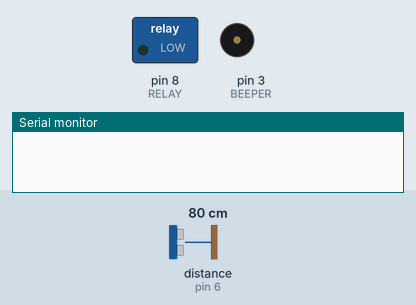
Recording of a sketch running on a simulated Arduino Uno, built with avr-gcc and run on an emulated ATmega328P. On the bench: switched loads named in the sketch (green lamp = pin HIGH), buzzer (waves = sounding), the last lines printed to the serial monitor. Wiring (inferred from the names in the program): ultrasonic range finder: trigger pin 7; echo pin 6. The inputs (shaded band) are chosen by the test bench; at power-on: distance to the obstacle (sensor on pin 6) 80 cm. The echo pulse lasts 58.3 µs per cm; pins used as bus, display or sensor lines are not drawn.

Above: at 1.7 s.
1.8 s: distance to the obstacle (sensor on pin 6) set to 34 cm
3.3 s: distance to the obstacle (sensor on pin 6) set to 28 cm
At 4.6 s:
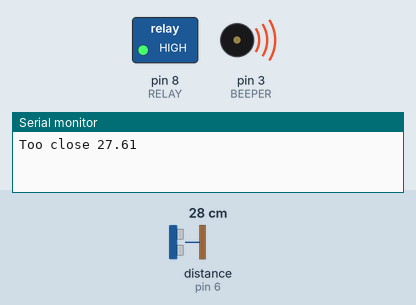
5.0 s: distance to the obstacle (sensor on pin 6) set to 35 cm
At 6.4 s:
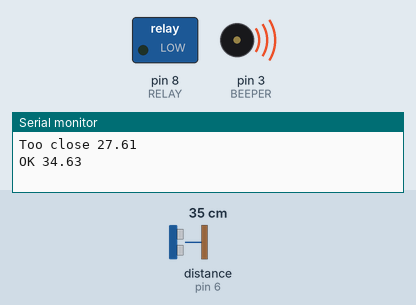
6.7 s: distance to the obstacle (sensor on pin 6) set to 2 cm
At 7.6 s:
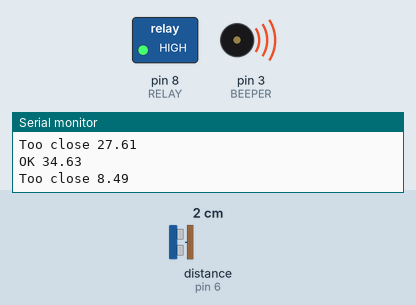
8.3 s: distance to the obstacle (sensor on pin 6) set to 60 cm
At 9.4 s:
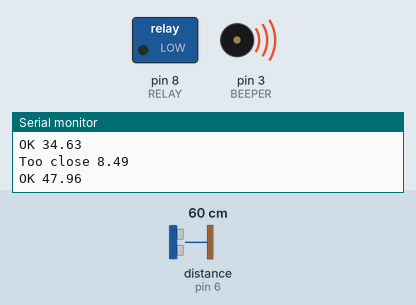
Timing chart, 0 to 10.9 s (numbered marks = the images above; inputs shaded):
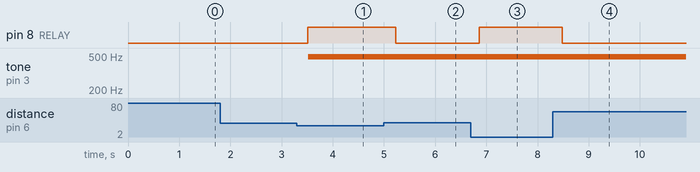

The sketch:

CarHatchDetector.ino
```cpp
/*
 * Using ultrasonic board to detect if the hatch of the car is up
 * and may hit the garage door, if it opens or closes.
 *
 * If within the limit, it will break the connection for the relay
 * to disable the garage door, and beep occassionally to indicate
 * that the door is disabled.
 */
// pins for Ultrasonic sensor
#define US_TRIGGER 7
#define US_ECHO 6

// relay
#define RELAY 8

#define BEEPER 3


#define DISTANCE_LIMIT_CM 30

void setup() {

  Serial.begin(57600);

  pinMode( US_TRIGGER, OUTPUT );
  pinMode( US_ECHO, INPUT );
  pinMode( RELAY, OUTPUT );
  pinMode( BEEPER, OUTPUT );

  digitalWrite( US_TRIGGER, LOW );
  delay(500); // let it settle
}

double getAverageDistance( int count, unsigned long sleepMs, bool quiet = true );
double getDistance(bool quiet = true);

bool wasTooClose = false;
unsigned long lastBeep = 0;
int beepFreq = 200;

void loop() {

  double distance = getAverageDistance(10,20,false);
  if ( distance < DISTANCE_LIMIT_CM  )
  {
    if ( !wasTooClose )
    {
      wasTooClose = true;
      digitalWrite( RELAY, HIGH );
      lastBeep = 0;
      Serial.print( "Too close " );
      Serial.println( distance );
    }
    if ( millis() - lastBeep > 2000 )
    {
      lastBeep = millis();
      analogWrite(BEEPER, beepFreq );
      delay(100);
      analogWrite(BEEPER, 0 );
    }
  }
  else if ( distance >= DISTANCE_LIMIT_CM && wasTooClose )
  {
    wasTooClose = false;
    digitalWrite( RELAY, LOW );
    analogWrite(BEEPER, 0 );
    Serial.print( "OK " );
    Serial.println( distance );
  }


}

double getAverageDistance( int count, unsigned long sleepMs, bool quiet )
{
  double total = 0;

  for ( int i = 0; i < count; i++ )
  {
    double dist = getDistance();
    total += dist;
    if ( i < count-1 )
      delay(sleepMs);
  }
  return total / count;
}


double getDistance(bool quiet)
{
  double distance = 3000;
  while ( distance >= 3000 && distance > 0)  // get occasionally 3000+ reading, toss it
  {
    unsigned long stop = 0;
    unsigned long start = 0;
    unsigned long tempStop = 0;
    unsigned long tempStart = 0;

    // Send 10us pulse to trigger
    digitalWrite(US_TRIGGER, HIGH);
    delayMicroseconds(10);
    digitalWrite(US_TRIGGER,LOW);

    // now wait for echo pulse, checking for timeouts so it doesn't get stuck
    tempStart = start = micros();

    while (digitalRead(US_ECHO) == LOW)
    {
      tempStop = start = micros();
      if (tempStop - tempStart > 500000)
      {
        if (!quiet)
          Serial.println("Timed out in first wait");
        return -1;
      }
    }

    tempStart = micros();
    while (digitalRead(US_ECHO) == HIGH)
    {
      stop = tempStop = micros();
      if (tempStop - tempStart > 500000)
      {
        if (!quiet)
          Serial.println("Timed out in second wait");
        return -1;
      }
    }

    // Calculate pulse length
    int elapsed = stop - start;

    // Distance pulse travelled in that time is time
    // multiplied by the speed of sound (cm/us) cut
    // in half since time is round trip
    distance = elapsed * (.034 / 2);

    if ( distance > 3000 && !quiet )
    {
      Serial.print( "Outlier distance of " );
      Serial.print( distance );
      Serial.print( " with elapsed of " );
      Serial.println( elapsed );
    }
  }
  return distance;
}
```

Measured:
- the behaviour switches between 31 and 30 cm on distance to the obstacle (sensor on pin 6) (found by bisection; images 0 and 1)
- after the input at 1.8 s, every drawn part: stays the same
- after the input at 3.3 s, pin 8 (RELAY): LOW → HIGH after 0.22 s; tone on pin 3 (BEEPER): silent → 490 Hz after 0.22 s
- after the input at 5.0 s, pin 8 (RELAY): HIGH → LOW after 0.23 s
- after the input at 6.7 s, pin 8 (RELAY): LOW → HIGH after 0.16 s
- after the input at 8.3 s, pin 8 (RELAY): HIGH → LOW after 0.18 s
